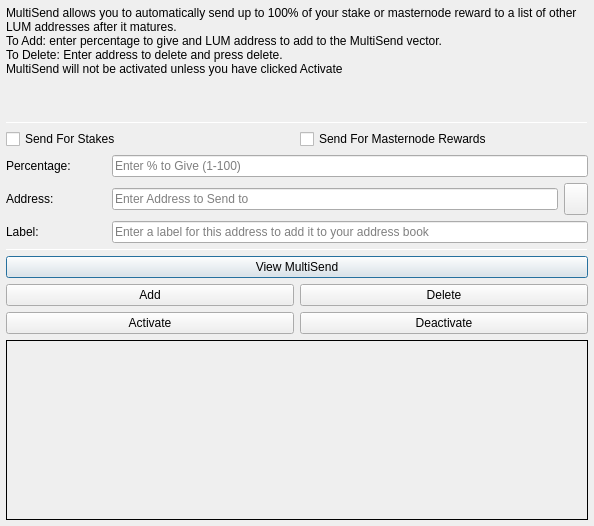
<?xml version="1.0" encoding="UTF-8"?>
<ui version="4.0">
 <class>MultiSendDialog</class>
 <widget class="QDialog" name="MultiSendDialog">
  <property name="windowModality">
   <enum>Qt::NonModal</enum>
  </property>
  <property name="geometry">
   <rect>
    <x>0</x>
    <y>0</y>
    <width>594</width>
    <height>526</height>
   </rect>
  </property>
  <property name="windowTitle">
   <string>MultiSend</string>
  </property>
  <layout class="QVBoxLayout" name="verticalLayout" stretch="0">
   <property name="leftMargin">
    <number>6</number>
   </property>
   <property name="topMargin">
    <number>6</number>
   </property>
   <property name="rightMargin">
    <number>6</number>
   </property>
   <property name="bottomMargin">
    <number>6</number>
   </property>
   <item>
    <layout class="QVBoxLayout" name="verticalLayout_Main" stretch="1,1,1,0,1,1,1">
     <item>
      <widget class="QLabel" name="label_2">
       <property name="lineWidth">
        <number>1</number>
       </property>
       <property name="text">
        <string>MultiSend allows you to automatically send up to 100% of your stake or masternode reward to a list of other LUM addresses after it matures.
To Add: enter percentage to give and LUM address to add to the MultiSend vector.
To Delete: Enter address to delete and press delete.
MultiSend will not be activated unless you have clicked Activate</string>
       </property>
       <property name="alignment">
        <set>Qt::AlignLeading|Qt::AlignLeft|Qt::AlignTop</set>
       </property>
       <property name="wordWrap">
        <bool>true</bool>
       </property>
      </widget>
     </item>
     <item>
      <widget class="Line" name="line">
       <property name="minimumSize">
        <size>
         <width>0</width>
         <height>1</height>
        </size>
       </property>
       <property name="maximumSize">
        <size>
         <width>16777215</width>
         <height>1</height>
        </size>
       </property>
       <property name="orientation">
        <enum>Qt::Horizontal</enum>
       </property>
      </widget>
     </item>
     <item>
      <layout class="QVBoxLayout" name="verticalLayout_Settings">
       <item>
        <layout class="QHBoxLayout" name="horizontalLayout">
         <item>
          <widget class="QCheckBox" name="multiSendStakeCheckBox">
           <property name="text">
            <string>Send For Stakes</string>
           </property>
          </widget>
         </item>
         <item>
          <widget class="QCheckBox" name="multiSendMasternodeCheckBox">
           <property name="text">
            <string>Send For Masternode Rewards</string>
           </property>
          </widget>
         </item>
        </layout>
       </item>
       <item>
        <layout class="QHBoxLayout" name="horizontalLayout_6">
         <item>
          <widget class="QLabel" name="label">
           <property name="minimumSize">
            <size>
             <width>100</width>
             <height>0</height>
            </size>
           </property>
           <property name="toolTip">
            <string>Percentage of stake to send</string>
           </property>
           <property name="text">
            <string>Percentage:</string>
           </property>
          </widget>
         </item>
         <item>
          <widget class="QLineEdit" name="multiSendPercentEdit">
           <property name="toolTip">
            <string>Enter whole numbers 1 - 100</string>
           </property>
           <property name="placeholderText">
            <string>Enter % to Give (1-100)</string>
           </property>
          </widget>
         </item>
        </layout>
       </item>
       <item>
        <layout class="QHBoxLayout" name="horizontalLayout_7">
         <item>
          <widget class="QLabel" name="label_5">
           <property name="minimumSize">
            <size>
             <width>100</width>
             <height>0</height>
            </size>
           </property>
           <property name="toolTip">
            <string>Address to send portion of stake to</string>
           </property>
           <property name="text">
            <string>Address:</string>
           </property>
          </widget>
         </item>
         <item>
          <widget class="QLineEdit" name="multiSendAddressEdit">
           <property name="toolTip">
            <string/>
           </property>
           <property name="placeholderText">
            <string>Enter Address to Send to</string>
           </property>
          </widget>
         </item>
         <item>
          <widget class="QToolButton" name="addressBookButton">
           <property name="maximumSize">
            <size>
             <width>16777215</width>
             <height>32</height>
            </size>
           </property>
           <property name="toolTip">
            <string>Choose an address from the address book</string>
           </property>
           <property name="text">
            <string/>
           </property>
           <property name="icon">
            <iconset resource="../prism.qrc">
             <normaloff>:/icons/address-book</normaloff>:/icons/address-book</iconset>
           </property>
           <property name="shortcut">
            <string>Alt+A</string>
           </property>
          </widget>
         </item>
        </layout>
       </item>
      </layout>
     </item>
     <item>
      <layout class="QHBoxLayout" name="horizontalLayout_3">
       <item>
        <widget class="QLabel" name="label_3">
         <property name="minimumSize">
          <size>
           <width>100</width>
           <height>0</height>
          </size>
         </property>
         <property name="text">
          <string>Label:</string>
         </property>
        </widget>
       </item>
       <item>
        <widget class="QLineEdit" name="labelAddressLabelEdit">
         <property name="placeholderText">
          <string>Enter a label for this address to add it to your address book</string>
         </property>
        </widget>
       </item>
      </layout>
     </item>
     <item>
      <widget class="Line" name="line_2">
       <property name="minimumSize">
        <size>
         <width>0</width>
         <height>1</height>
        </size>
       </property>
       <property name="maximumSize">
        <size>
         <width>16777215</width>
         <height>1</height>
        </size>
       </property>
       <property name="orientation">
        <enum>Qt::Horizontal</enum>
       </property>
      </widget>
     </item>
     <item>
      <layout class="QVBoxLayout" name="verticalLayout_Buttons">
       <item>
        <layout class="QHBoxLayout" name="horizontalLayout_4">
         <item>
          <widget class="QPushButton" name="viewButton">
           <property name="toolTip">
            <string/>
           </property>
           <property name="statusTip">
            <string>View MultiSend Vector</string>
           </property>
           <property name="text">
            <string>View MultiSend</string>
           </property>
          </widget>
         </item>
        </layout>
       </item>
       <item>
        <layout class="QHBoxLayout" name="horizontalLayout_2">
         <item>
          <widget class="QPushButton" name="addButton">
           <property name="toolTip">
            <string/>
           </property>
           <property name="statusTip">
            <string>Add to MultiSend Vector</string>
           </property>
           <property name="text">
            <string>Add</string>
           </property>
          </widget>
         </item>
         <item>
          <widget class="QPushButton" name="deleteButton">
           <property name="toolTip">
            <string/>
           </property>
           <property name="statusTip">
            <string>Delete Address From MultiSend Vector</string>
           </property>
           <property name="text">
            <string>Delete</string>
           </property>
          </widget>
         </item>
        </layout>
       </item>
       <item>
        <layout class="QHBoxLayout" name="horizontalLayout_5">
         <item>
          <widget class="QPushButton" name="activateButton">
           <property name="statusTip">
            <string>Activate MultiSend</string>
           </property>
           <property name="text">
            <string>Activate</string>
           </property>
          </widget>
         </item>
         <item>
          <widget class="QPushButton" name="disableButton">
           <property name="statusTip">
            <string>Deactivate MultiSend</string>
           </property>
           <property name="text">
            <string>Deactivate</string>
           </property>
          </widget>
         </item>
        </layout>
       </item>
      </layout>
     </item>
     <item>
      <widget class="QLabel" name="message">
       <property name="minimumSize">
        <size>
         <width>0</width>
         <height>180</height>
        </size>
       </property>
       <property name="frameShape">
        <enum>QFrame::Panel</enum>
       </property>
       <property name="frameShadow">
        <enum>QFrame::Plain</enum>
       </property>
       <property name="lineWidth">
        <number>1</number>
       </property>
       <property name="midLineWidth">
        <number>1</number>
       </property>
       <property name="text">
        <string/>
       </property>
       <property name="alignment">
        <set>Qt::AlignLeading|Qt::AlignLeft|Qt::AlignTop</set>
       </property>
       <property name="wordWrap">
        <bool>true</bool>
       </property>
      </widget>
     </item>
    </layout>
   </item>
  </layout>
 </widget>
 <resources>
  <include location="../prism.qrc"/>
 </resources>
 <connections/>
</ui>
